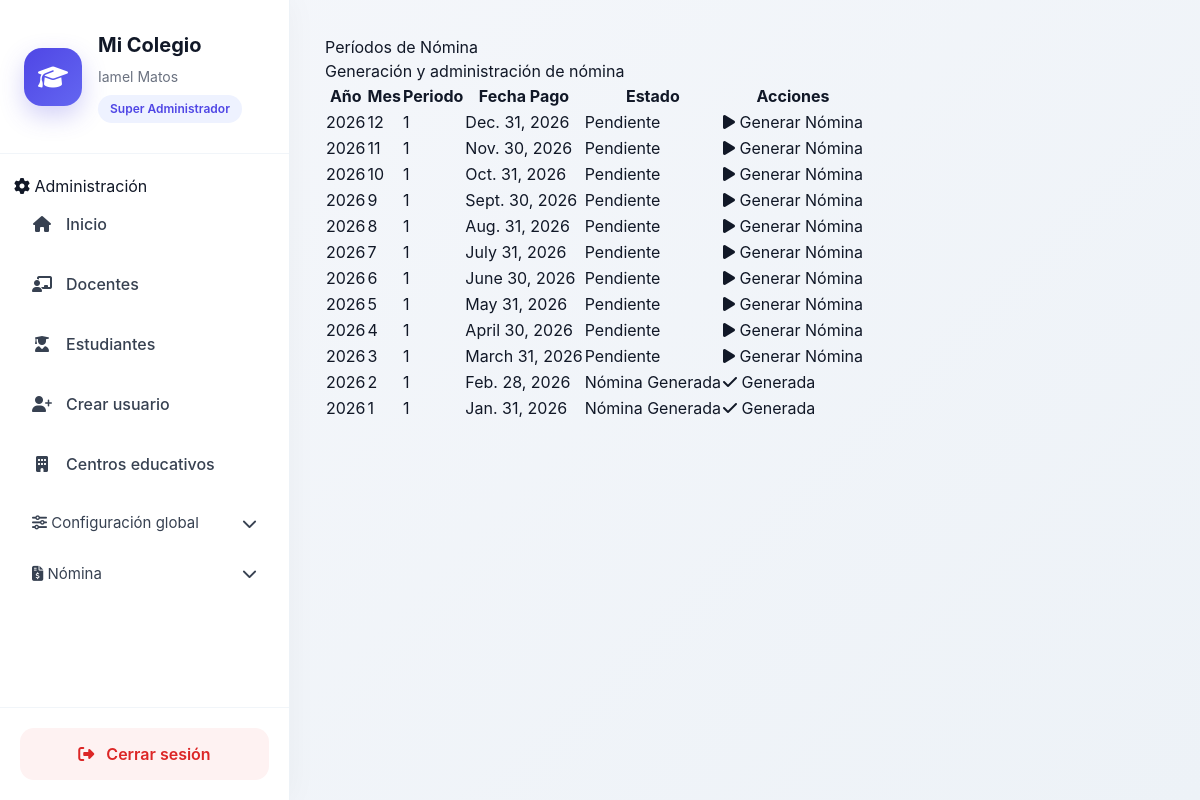
The app's page /nomina/periodos/ (signed in) with its own data.
### usuarios/models.py (models this page shows, shortened)
class Usuario(AbstractBaseUser, PermissionsMixin):
    ROLES = (
        ('superadmin', 'Super Administrador'),
        ('admin', 'Administrador'),
        ('secretaria', 'Secretaria'),
        ('docente', 'Docente'),
        ('estudiante', 'Estudiante'),
        ('director', 'Director'),
    )
    username = models.CharField(max_length=100, unique=True)
    email = models.EmailField(unique=True)
    first_name = models.CharField("Nombres", max_length=150)
    last_name = models.CharField("Apellidos", max_length=150)
    rol = models.CharField(
        max_length=20,
        choices=ROLES,
    )
    is_active = models.BooleanField(default=True)
    is_staff = models.BooleanField(default=False)
    fecha_creacion = models.DateTimeField(auto_now_add=True)
    objects = UsuarioManager()
    USERNAME_FIELD = "username"
    REQUIRED_FIELDS = ["email", "first_name", "last_name"]
    def get_full_name(self):
        return f"{self.first_name} {self.last_name}".strip()

### nomina/models.py (models this page shows, shortened)
class PeriodoNomina(models.Model):
    centro = models.ForeignKey(
        CentroEducativo,
        on_delete=models.CASCADE
    )
    anio = models.IntegerField()
    mes = models.IntegerField()
    numero_periodo = models.IntegerField(
        default=1
    )
    descripcion = models.CharField(
        max_length=150
    )
    fecha_inicio = models.DateField()
    fecha_fin = models.DateField()
    fecha_pago = models.DateField()
    cerrado = models.BooleanField(
        default=False
    )
    nomina_generada = models.BooleanField(
        default=False
    )
    fecha_creacion = models.DateTimeField(
        auto_now_add=True
    )
    class Meta:
        ordering = [
            '-anio',
            '-mes',
            '-numero_periodo'
        ]
        unique_together = (
            'centro',
            'anio',
            'mes',
            'numero_periodo'
        )

### nomina/views.py (the view)
@login_required
@role_required('director', 'admin', 'superadmin')
def periodo_nomina_list(request):
    centro_id = request.session.get('centro_id')
    generar_periodos_si_no_existen(
        centro_id
    )
    periodos = PeriodoNomina.objects.filter(
        centro_id=centro_id
    ).order_by(
        '-anio',
        '-mes',
        '-numero_periodo'
    )
    return render(
        request,
        'nomina/periodo_nomina_list.html',
        {
            'periodos': periodos
        }
    )

### core/context_processors.py (called while the page is built)
def configuracion_centro(request):
    centro_id = request.session.get('centro_id')
    configuracion = None
    if centro_id:
        try:
            configuracion = ConfiguracionCentro.objects.get(
                centro_id=centro_id
            )
        except ConfiguracionCentro.DoesNotExist:
            pass
    return {
        'configuracion': configuracion
    }

### nomina/services.py (called while the page is built, shortened)
def generar_periodos_si_no_existen(centro_id):
    config = ConfiguracionCentro.objects.get(
        centro_id=centro_id
    )
    hoy = date.today()
    anio = hoy.year
    existentes = PeriodoNomina.objects.filter(
        centro_id=centro_id,
        anio=anio
    ).exists()
    if existentes:
        return

### nomina/templates/nomina/periodo_nomina_list.html (shortened to what this page needs)
{% extends 'home.html' %}
{% block content %}
<div class="page-header">
    <div>
        <h1 class="page-title">
            Períodos de Nómina
        </h1>
        <p class="page-subtitle">
            Generación y administración de nómina
        </p>
    </div>
</div>
<div class="table-card">
    <table class="custom-table">
        <thead>
            <tr>
                <th>Año</th>
                <th>Mes</th>
                <th>Periodo</th>
                <th>Fecha Pago</th>
                <th>Estado</th>
                <th>Acciones</th>
            </tr>
        </thead>
        <tbody>
            {% for periodo in periodos %}
            <tr>
                <td>
                    {{ periodo.anio }}
                </td>
                <td>
                    {{ periodo.mes }}
                </td>
                <td>
                    {{ periodo.numero_periodo }}
                </td>
                <td>
                    {{ periodo.fecha_pago }}
                </td>
                <td>
                    {% if periodo.cerrado %}
                        <span class="badge-danger">
                            Cerrado
                        </span>
                    {% elif periodo.nomina_generada %}
                        <span class="badge-warning">
                            Nómina Generada
                        </span>
                    {% else %}
                        <span class="badge-success">
                            Pendiente
                        </span>
                    {% endif %}
                </td>
                <td>
                    {% if not periodo.nomina_generada and not periodo.cerrado %}
                        <button
                            class="btn-nomina"
                            id="btn-{{ periodo.id }}"
                            onclick="generarNomina({{ periodo.id }})"
                        >
                            <i class="fas fa-play"></i>
                            Generar Nómina
                        </button>
                    {% elif periodo.nomina_generada %}
                        <button
                            class="btn-disabled"
                            disabled
                        >
                            <i class="fas fa-check"></i>
                            Generada
                        </button>
                    {% endif %}
                </td>
            </tr>
            {% endfor %}
        </tbody>
    </table>
</div>
{% endblock %}

### core/templates/home.html (shortened to what this page needs)
<!DOCTYPE html>
<html lang="es">
  {% load static %}
  <head>
    <script src="https://cdn.tailwindcss.com"></script>
    <link rel="stylesheet" href="https://cdnjs.cloudflare.com/ajax/libs/font-awesome/6.5.0/css/all.min.css" />
    <link rel="stylesheet" href="{% static 'css/dashboard.css' %}" />
  </head>
  <body class="dashboard-body">
    <div class="dashboard-layout">
      <aside class="sidebar">
        <div class="sidebar-header">
          <div class="sidebar-logo">
            <i class="fas fa-graduation-cap"></i>
          </div>
          <div>
            <h1 class="sidebar-title">Mi Colegio</h1>
            <p class="sidebar-user">{{ request.user.get_full_name }}</p>
            <span class="sidebar-role">{{ request.user.get_rol_display }}</span>
          </div>
        </div>
        <nav class="sidebar-nav">
          {% if request.user.is_authenticated %}
            {% if request.user.rol == 'admin' or request.user.rol == 'superadmin' or request.user.is_superuser %}
              <div class="sidebar-section">
                <span>
                  <i class="fas fa-cog"></i>
                  Administración
                </span>
              </div>
              <a href="{% url 'core:home' %}" class="sidebar-link">
                <i class="fas fa-home"></i>
                <span>Inicio</span>
              </a>
              <a href="{% url 'docente_list' %}" class="sidebar-link">
                <i class="fas fa-chalkboard-teacher"></i>
                <span>Docentes</span>
              </a>
              <a href="{% url 'estudiante_list' %}" class="sidebar-link">
                <i class="fas fa-user-graduate"></i>
                <span>Estudiantes</span>
              </a>
              <a href="{% url 'usuarios:crear_miembro' %}" class="sidebar-link">
                <i class="fas fa-user-plus"></i>
                <span>Crear usuario</span>
              </a>
              <a href="{% url 'core:centro_list' %}" class="sidebar-link">
                <i class="fas fa-building"></i>
                <span>Centros educativos</span>
              </a>
              <button type="button" onclick="toggleMenu('menu-configuracion')" class="menu-toggle">
                <div>
                  <i class="fas fa-sliders"></i>
                  <span>Configuración global</span>
                </div>
                <i class="fas fa-chevron-down"></i>
              </button>
            {% endif %}
{% if configuracion and configuracion.modulo_nomina %}
<button type="button"
        onclick="toggleMenu('menu-nomina')"
        class="menu-toggle">
    <div>
        <i class="fas fa-file-invoice-dollar"></i>
        <span>Nómina</span>
    </div>
    <i class="fas fa-chevron-down"></i>
</button>
{% endif %}
          {% endif %}
        </nav>
        <div class="sidebar-footer">
          <a href="{% url 'usuarios:logout' %}" class="logout-btn">
            <i class="fas fa-sign-out-alt"></i>
            <span>Cerrar sesión</span>
          </a>
        </div>
      </aside>
      <main class="main-content">
        {% block content %}
        {% endblock %}
      </main>
    </div>
  </body>
</html>

### static/css/dashboard.css (style rules this page uses)
body.dashboard-body { margin: 0; background: linear-gradient( 135deg, #f5f7fb, #edf2f7 ); font-family: "Inter", sans-serif; color: #111827; }
.dashboard-layout { display: flex; min-height: 100vh; }
.sidebar { width: 290px; background: #ffffff; border-right: 1px solid #edf2f7; display: flex; flex-direction: column; justify-content: space-between; box-shadow: 0 0 30px rgba(0,0,0,.04); }
.sidebar-header { padding: 30px 24px; border-bottom: 1px solid #f1f5f9; display: flex; gap: 16px; align-items: center; }
.sidebar-logo { width: 58px; height: 58px; border-radius: 18px; background: linear-gradient( 135deg, #4f46e5, #6366f1 ); display: flex; align-items: center; justify-content: center; color: white; font-size: 24px; box-shadow: 0 10px 25px rgba(79,70,229,.25); }
.sidebar-title { font-size: 20px; font-weight: 700; margin: 0; }
.sidebar-user { margin-top: 6px; font-size: 14px; color: #6b7280; }
.sidebar-role { display: inline-block; margin-top: 8px; background: #eef2ff; color: #4f46e5; padding: 5px 12px; border-radius: 999px; font-size: 12px; font-weight: 600; }
.sidebar-nav { padding: 20px 14px; flex: 1; overflow-y: auto; }
.sidebar-link { display: flex; align-items: center; gap: 14px; padding: 14px 18px; border-radius: 14px; text-decoration: none; color: #374151; margin-bottom: 8px; transition: all .25s ease; font-weight: 500; }
.sidebar-link i { width: 20px; text-align: center; }
.menu-toggle { width: 100%; border: none; background: transparent; display: flex; justify-content: space-between; align-items: center; padding: 14px 18px; border-radius: 14px; cursor: pointer; color: #374151; font-size: 15px; transition: all .25s ease; }
.sidebar-footer { padding: 20px; border-top: 1px solid #f1f5f9; }
.logout-btn { display: flex; align-items: center; justify-content: center; gap: 12px; background: #fef2f2; color: #dc2626; text-decoration: none; padding: 14px; border-radius: 14px; font-weight: 600; transition: all .25s ease; }
.main-content { flex: 1; padding: 35px; overflow-y: auto; }

### records on screen
Usuario: user.get_full_name "Iamel Matos", user.rol "Super Administrador"
PeriodoNomina: anio "2026", mes "12", numero_periodo "1", fecha_pago "Dec. 31, 2026", cerrado "Pendiente"
PeriodoNomina: anio "2026", mes "11", numero_periodo "1", fecha_pago "Nov. 30, 2026", cerrado "Pendiente"
PeriodoNomina: anio "2026", mes "10", numero_periodo "1", fecha_pago "Oct. 31, 2026", cerrado "Pendiente"
PeriodoNomina: anio "2026", mes "9", numero_periodo "1", fecha_pago "Sept. 30, 2026", cerrado "Pendiente"
PeriodoNomina: anio "2026", mes "8", numero_periodo "1", fecha_pago "Aug. 31, 2026", cerrado "Pendiente"
PeriodoNomina: anio "2026", mes "7", numero_periodo "1", fecha_pago "July 31, 2026", cerrado "Pendiente"
PeriodoNomina: anio "2026", mes "6", numero_periodo "1", fecha_pago "June 30, 2026", cerrado "Pendiente"
PeriodoNomina: anio "2026", mes "5", numero_periodo "1", fecha_pago "May 31, 2026", cerrado "Pendiente"
PeriodoNomina: anio "2026", mes "4", numero_periodo "1", fecha_pago "April 30, 2026", cerrado "Pendiente"
PeriodoNomina: anio "2026", mes "3", numero_periodo "1", fecha_pago "March 31, 2026", cerrado "Pendiente"
PeriodoNomina: anio "2026", mes "2", numero_periodo "1", fecha_pago "Feb. 28, 2026", cerrado "Nómina Generada", nomina_generada True (drawn)
PeriodoNomina: anio "2026", mes "1", numero_periodo "1", fecha_pago "Jan. 31, 2026", cerrado "Nómina Generada", nomina_generada True (drawn)
